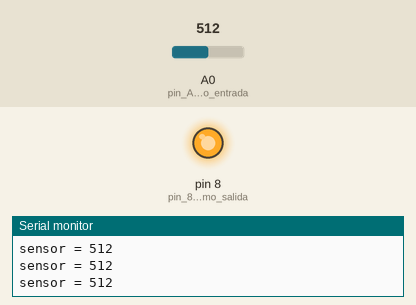
Bench run of a sketch on a simulated Arduino Uno, built with avr-gcc and run on an emulated ATmega328P. Parts: output pins drawn as LEDs (lit = HIGH), the last lines printed to the serial monitor. The inputs (shaded band) are chosen by the test bench; at power-on: A0 (pin_A0_como_entrada) = 512.

Above: at 1.2 s.
1.3 s: A0 (pin_A0_como_entrada) set to 315
2.8 s: A0 (pin_A0_como_entrada) set to 292
At 3.8 s:
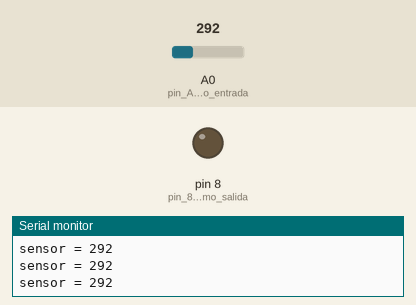
4.3 s: A0 (pin_A0_como_entrada) set to 306
At 5.2 s:
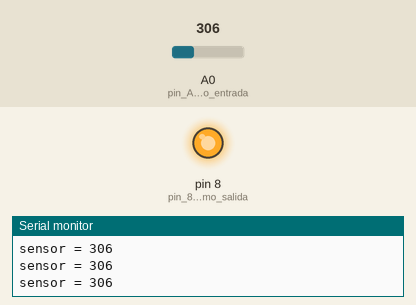
5.8 s: A0 (pin_A0_como_entrada) set to 290
At 6.5 s:
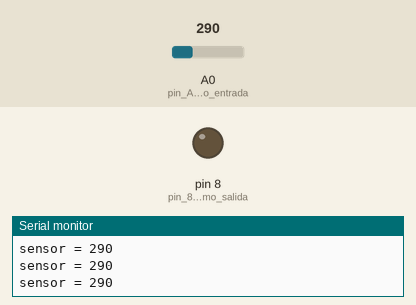
Timing chart, 0 to 8.3 s (numbered marks = the images above; inputs shaded):
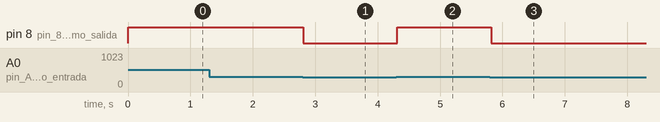

Measured:
- the behaviour switches between 301 and 300 on A0 (pin_A0_como_entrada) (found by bisection; images 0 and 1)
- after the input at 2.8 s, pin 8 (pin_8_como_salida): HIGH → LOW at once
- after the input at 4.3 s, pin 8 (pin_8_como_salida): LOW → HIGH at once
- after the input at 5.8 s, pin 8 (pin_8_como_salida): HIGH → LOW at once

The sketch:

sensor_presion.ino
```cpp
// C++ code
//
int sensor = 0;

void setup()
{
  pinMode(A0, INPUT); // pin A0 como entrada
  pinMode(8, OUTPUT); // pin 8 como salida
  Serial.begin(9600); // usar el monitor serial
}

void loop()
{
  sensor = analogRead(A0);
  if (sensor > 300) {
    // si la lectura del sensor supera la cantidad
    // se va encender el LED
    digitalWrite(8, HIGH);
  } else {
    // si no, se apaga el LED
    digitalWrite(8, LOW);
  }
  // Mostrar en el monitor serial la lectura del sensor
  Serial.print("sensor = ");
  Serial.println(sensor);
  delay(100); // Wait for 100 millisecond(s)
}
```
